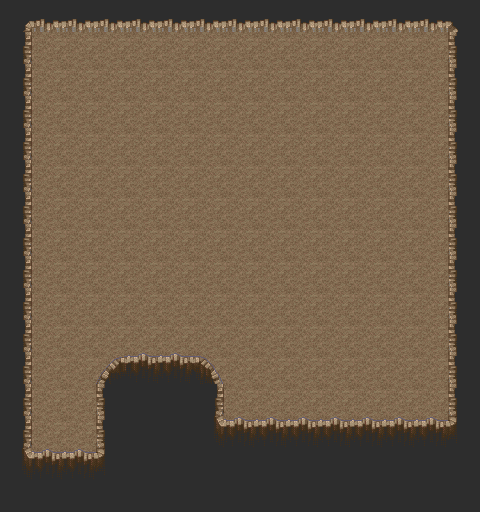

This is a level from a 2D game, rendered from its Tiled map with the project's own tilesets. A one-line summary and the map file follow, with tile-layer data summarised:
An orthogonal 15x16 tile map with 32x32 px tiles, 2 tile layers (Ground, Walls) and 6 objects (2x Bat, evt1, start1).

<map version="1.0" orientation="orthogonal" width="15" height="16" tilewidth="32" tileheight="32">
 <tileset firstgid="1" name="Cave Tile set" tilewidth="32" tileheight="32">
  <image source="../tilesets/Cave Tile set.png" width="256" height="7249" />
 </tileset>
 <layer name="Ground" width="15" height="16">
  <data>[240 cells, 240 non-empty, 1 distinct tile ids]</data>
 </layer>
 <layer name="Walls" width="15" height="16">
  <data>[240 cells, 90 non-empty, 11 distinct tile ids]</data>
 </layer>
 <objectgroup name="Movement" width="15" height="16">
  <object x="281" y="39">
   <polygon points="0,0 -8,373 -45,372 -48,308 -190,310 -193,408 -239,405 -238,-2" />
  </object>
  <object x="277" y="43">
   <polygon points="0,0 164,-3 160,369 -16,369" />
  </object>
 </objectgroup>
 <objectgroup name="events" width="15" height="16">
  <object name="evt1" x="314" y="57">
   <polygon points="0,0 -8,115 113,117 110,2" />
  </object>
 </objectgroup>
 <objectgroup name="enemies" width="15" height="16">
  <object type="Bat" x="111" y="90" />
  <object type="Bat" x="108" y="196" />
 </objectgroup>
 <objectgroup name="startpoints" width="15" height="16">
  <object name="start1" x="325" y="257" />
 </objectgroup>
</map>